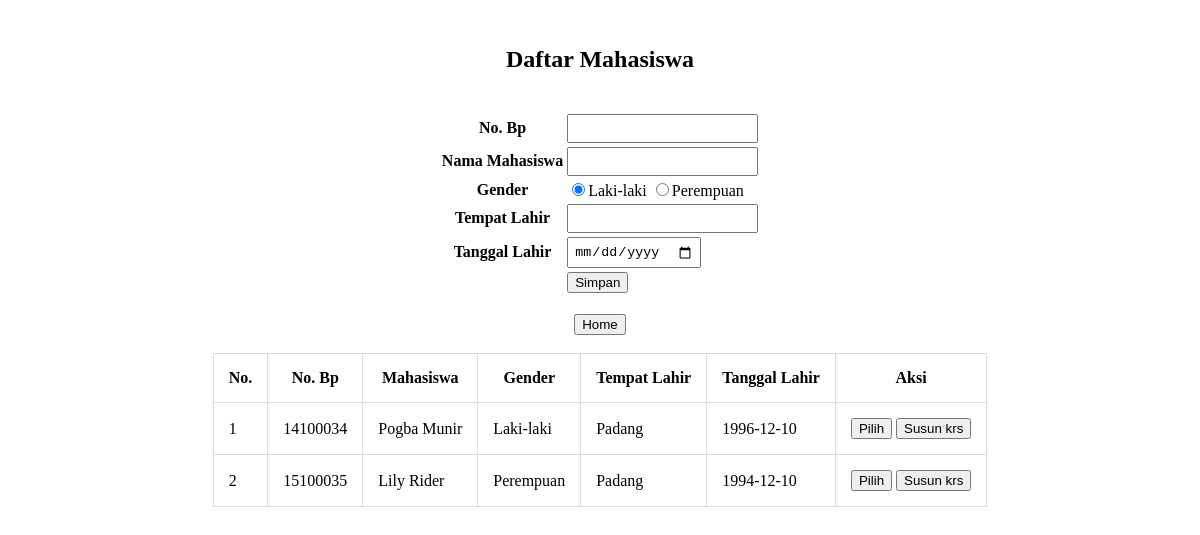
The page /mahasiswa.php on the database its author committed.
### tables this page shows
CREATE TABLE tb_mhs(
    nobp VARCHAR(12)PRIMARY KEY NOT NULL, 
    namamhs VARCHAR(35) NOT NULL,
    jeniskel ENUM('L','P') NOT NULL,
    tmplahir VARCHAR(20) NOT NULL,
    tgllahir DATE NOT NULL);

### mahasiswa.php (the view, shortened to what this page needs)
<?php
$id = $_GET['id_mhs'];
$query = mysql_query("SELECT * FROM tb_mhs WHERE nobp='$id' ") or die(mysql_error());
$data_mhs = mysql_fetch_array($query);
$vno_bp = $data_mhs['nobp'];
$vnm_mhs = $data_mhs['namamhs'];
$vtmp_lahir = $data_mhs['tmplahir'];
$vtgl_lahir = $data_mhs['tgllahir'];
?>
<!DOCTYPE html>
<html>
<head>
	<link rel="stylesheet" type="text/css" href="style/style.css" />
</head>
<body>
<center>
	<br />
	<h2>Daftar Mahasiswa</h2>
	<br />
	<table>
		<form method="post">
			<tr>
				<th>No. Bp</th>
				<td><input class="text_field" id="input_id" type="text" name="txt_id_mhs" value="<?php echo $vno_bp;?>"><?php echo $vno_bp;?></td>
			</tr>
			<tr>
				<th>Nama Mahasiswa</th>
				<td><input class="text_field" type="text" name="txt_mhs" value="<?php echo $vnm_mhs;?>"></td>
			</tr>
			<tr>
				<th>Gender</th>
				<td>
					<input class="text_field" type="radio" checked name="txt_gender" value="L" <?php echo ($data_mhs['jeniskel']=='L' ? 'checked' : '');?>><label>Laki-laki</label>
					<input class="text_field" type="radio" name="txt_gender" value="P" <?php echo ($data_mhs['jeniskel']=='P' ? 'checked' : '');?>><label>Perempuan</label>
				</td>
			</tr>
			<tr>
				<th>Tempat Lahir</th>
				<td>
				<input class="text_field" type="text" name="txt_tpt_lahir" value="<?php echo $vtmp_lahir;?>">
				</td>
			</tr>
			<tr>
				<th>Tanggal Lahir</th>
				<td><input class="text_field" type="date" name="txt_tgl_lahir" value="<?php echo $vtgl_lahir;?>"></td>
			</tr>
			<tr>
					<th></th>
				<td>
					<input type="submit" value="Simpan" name="btn_simpan" id="btn_simpan">
				</td>
			</tr>
		</form>
	</table>
	<br />
	<a href="index.php"><button>Home</button></a>
	<br />
	<br />
	<table class="table">
		<tr class="tr">
			<th class="th">No.</th>
			<th class="th">No. Bp</th>
			<th class="th">Mahasiswa</th>
			<th class="th">Gender</th>
			<th class="th">Tempat Lahir</th>
			<th class="th">Tanggal Lahir</th>
			<th class="th">Aksi</th>
		</tr>
		<?php
			$query_mhs = mysql_query("SELECT * FROM tb_mhs");
			$sql_mhs = $query_mhs or die(mysql_error()); $no=0;
			while ($data = mysql_fetch_array($sql_mhs)) {
				$no++;
				$no_bp = $data['nobp'];
				$nm_mhs = $data['namamhs'];
				if ($data['jeniskel']=='L'){
					$gender = 'Laki-laki';
				}else{
					$gender = 'Perempuan';
				}
				$tem_lhr = $data['tmplahir'];
				$tgl_lhr = $data['tgllahir'];
		?>
		<tr class="tr">
			<td class="td"><?php echo $no;?></td>
			<td class="td"><?php echo $no_bp;?></td>
			<td class="td"><?php echo $nm_mhs;?></td>
			<td class="td"><?php echo $gender;?></td>
			<td class="td"><?php echo $tem_lhr;?></td>
			<td class="td"><?php echo $tgl_lhr;?></td>
			<td class="td">
				<a href="mahasiswa.php?id_mhs=<?php echo $no_bp ?>"><button>Pilih</button></a>
				<a href="krs.php?id_mhs=<?php echo $no_bp ?>"><button>Susun krs</button></a>
			</td>
		</tr>
		<?php
			}
		?>
	</table><br />
</center>
</body>
</html>

### style/style.css (style rules this page uses)
.table, .td, .th { border: 1px solid #ddd; }
.table { border-collapse: collapse; }
.th, .td { padding: 15px; }
.text_field { padding:5px; }

### rows shown on the page
tb_mhs: nobp "14100034", namamhs "Pogba Munir", jeniskel "Laki-laki", tmplahir "Padang", tgllahir "1996-12-10"
tb_mhs: nobp "15100035", namamhs "Lily Rider", jeniskel "Perempuan", tmplahir "Padang", tgllahir "1994-12-10"
